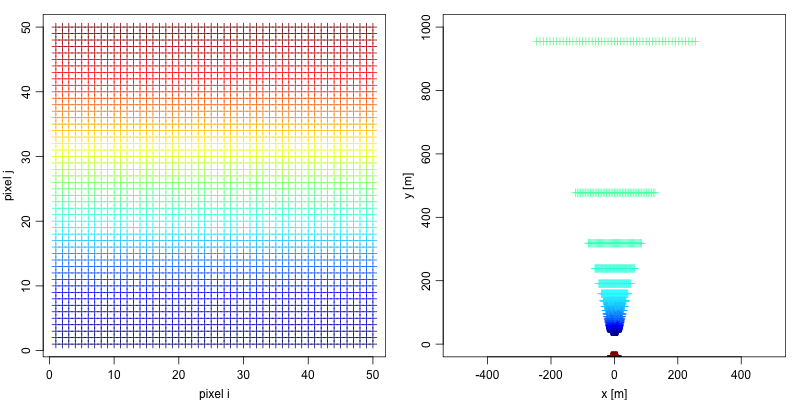

The script that saved this image:
if (!interactive())
    png("camera.png", width=800, height=400)
library(oce)
source('proj.R')
Ni <- 50
Nj <- 50
i <- rep(1:Ni, each=Nj)
j <- rep(1:Nj, Ni)
col <- rep(oceColorsJet(Ni), times=Nj)
Vi <- 30
D <- proj(i, j, elevation=10, altitude=0, azimuth=0, Vi, Ni, Nj)
par(mfrow=c(1,2), mar=c(3,3,1,1), mgp=c(2,.7,0), pch=3)
plot(i, j, asp=1, col=col, xlab="pixel i", ylab="pixel j")
## sample to avoid overplotting
r <- sample(1:length(D$x))
plot((D$x)[r], (D$y)[r], asp=1, col=col[r], xlab="x [m]", ylab="y [m]",
     ylim=c(0, 1e3))
